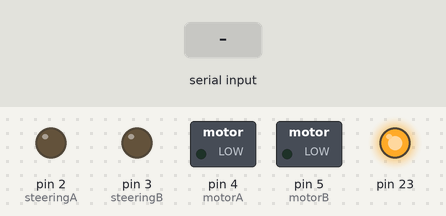
The sketch below on a simulated Arduino Mega 2560, built with avr-gcc and run on an emulated ATmega2560. Shown: switched loads named in the sketch (green lamp = pin HIGH), output pins drawn as LEDs (lit = HIGH). The test bench sets the inputs (shaded band).

Above: at 1.2 s.
1.3 s: "w" received over the second serial link
At 1.5 s:
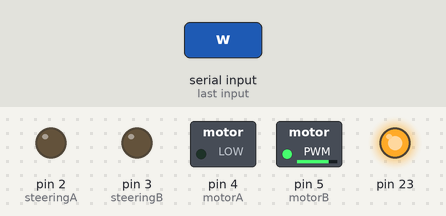
3.2 s: "s" received over the second serial link
At 3.4 s:
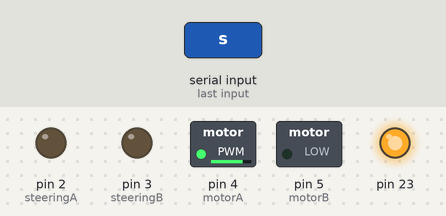
5.1 s: "a" received over the second serial link
At 5.3 s:
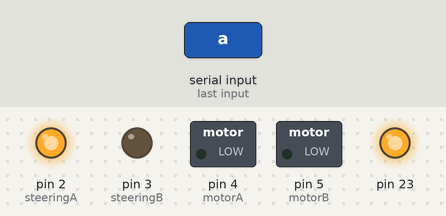
7.0 s: "d" received over the second serial link
At 7.2 s:
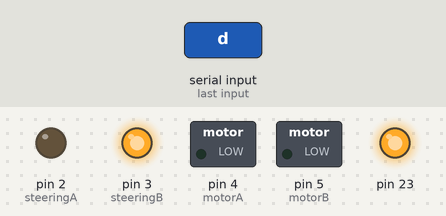
Timing chart, 0 to 9.9 s (numbered marks = the images above; inputs shaded):
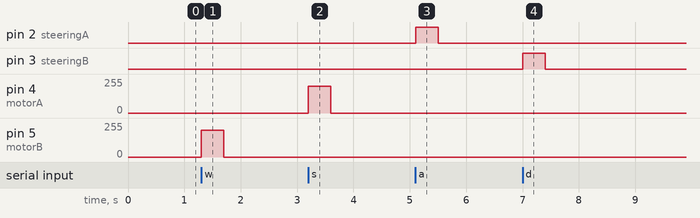

Measured:
- after the input at 1.3 s, pin 5 (motorB): 0/255 → 200/255 at once, → 0/255 0.40 s later
- after the input at 3.2 s, pin 4 (motorA): 0/255 → 200/255 at once, → 0/255 0.40 s later
- after the input at 5.1 s, pin 2 (steeringA): LOW → HIGH at once, → LOW 0.40 s later
- after the input at 7.0 s, pin 3 (steeringB): LOW → HIGH at once, → LOW 0.40 s later

The sketch:

motor_on_off.ino
```cpp
#include <SoftwareSerial.h>

const int steeringA = 2;
const int steeringB = 3;
const int motorA = 4;
const int motorB = 5;

int motorSpeed = 200;
int steerDir = 255;

int time_delay = 400;

char msg;

void setupPins(void)
{
  pinMode(steeringA, OUTPUT);
  pinMode(steeringB, OUTPUT);
  pinMode(motorA, OUTPUT);
  pinMode(motorB, OUTPUT);
}

// 1 is reverse -1 is forward
void motorDrive(int dir)
{
  int speedB = dir > 0 ? dir : 0;
  int speedA = dir < 0 ? -dir : 0;

  analogWrite(motorA, speedA);
  analogWrite(motorB, speedB);
}

// 1 is left -1 is right
void steer(int dir)
{
  int speedA = dir > 0 ? dir : 0;
  int speedB = dir < 0 ? -dir : 0;

  analogWrite(steeringA, speedA);
  analogWrite(steeringB, speedB);
}

void resetAll(void)
{
  digitalWrite(steeringA, 0);
  digitalWrite(steeringB, 0);
  digitalWrite(motorA, 0);
  digitalWrite(motorB, 0);
}

void setup(void)
{
  pinMode(23, OUTPUT);
  digitalWrite(23, HIGH);
  setupPins();
  resetAll();
  Serial3.begin(9600);
  Serial3.println("Initialised.");
}

void loop(void)
{
  if (Serial3.available())
    // if text arrived in from Serial3 serial...
  {
    msg = Serial3.read();
    switch (msg)
    {
      case 'w':
        motorDrive(motorSpeed);
        delay(time_delay);
        resetAll();
        break;
      case 's':
        motorDrive(-motorSpeed);
        delay(time_delay);
        resetAll();
        break;
      case 'a':
        steer(steerDir);
        delay(time_delay);
        resetAll();
        break;
      case 'd':
        steer(-steerDir);
        delay(time_delay);
        resetAll();
        break;
    }
  }
}
```
